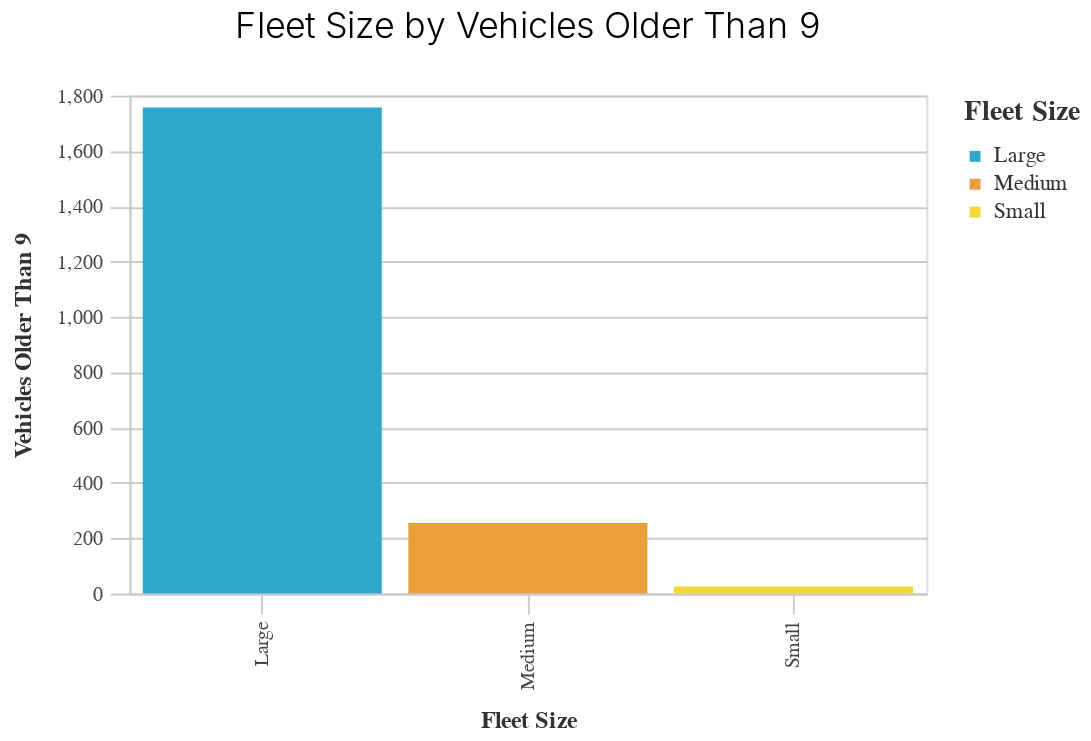

The cell this chart's notebook holds for it:
### Markdown cell above
### Vehicles older than 9
![pic](./chart_outputs/bar_fleet_size_by_vehicles_older_than_9.png)

### Code cell
_utils.basic_bar_chart(fleet,'fleet_size','vehicles_older_than_9', 'fleet_size')

### Figure 1 — Vega-Lite specification as saved in the notebook (floating-point values rounded to 4 significant figures)
{"config": {"view": {"continuousWidth": 400, "continuousHeight": 300}, "axis": {"domainColor": "#cbcbcb", "grid": true, "gridColor": "#cbcbcb", "gridWidth": 1, "labelColor": "#474747", "labelFont": "Nunito Sans", "labelFontSize": 10, "labelPadding": 4, "tickColor": "#cbcbcb", "tickSize": 10, "titleColor": "#333", "titleFont": "Raleway", "titleFontSize": 12, "titlePadding": 10}, "axisBand": {"grid": false}, "background": "white", "font": "Raleway", "header": {"labelFont": "Nunito Sans", "titleFont": "Raleway"}, "legend": {"labelColor": "#333", "labelFont": "Nunito Sans", "labelFontSize": 11, "labelLimit": 0, "padding": 1, "symbolSize": 30, "symbolType": "square", "titleColor": "#333", "titleFont": "Raleway", "titleFontSize": 14, "titlePadding": 10}, "title": {"anchor": "middle", "font": "Raleway", "fontSize": 18, "fontWeight": 300, "offset": 20}}, "data": {"name": "data-791865e370726b49067b2d84e1a28055"}, "mark": "bar", "encoding": {"color": {"field": "fleet_size", "legend": {"title": "Fleet Size"}, "scale": {"range": ["#2EA8CE", "#EB9F3C", "#F4D837", "#51BF9D", "#8CBCCB", "#9487C0"]}, "type": "nominal"}, "x": {"field": "fleet_size", "sort": "-y", "title": "Fleet Size", "type": "nominal"}, "y": {"field": "vehicles_older_than_9", "title": "Vehicles Older Than 9", "type": "quantitative"}}, "height": 250, "title": "Fleet Size by Vehicles Older Than 9", "width": 400, "$schema": "https://vega.github.io/schema/vega-lite/v4.17.0.json", "datasets": {"data-791865e370726b49067b2d84e1a28055": [{"fleet_size": "Large", "vehicles_older_than_9": 1757.0, "vehicles_older_than_15": 696.0, "vehicles_0_to_9": 3975.0, "vehicles_percent_older_than_9": 86.21, "vehicles_percent_older_than_15": 92.92, "vehicles_percent_0_to_9": 80.17}, {"fleet_size": "Medium", "vehicles_older_than_9": 255.0, "vehicles_older_than_15": 48.0, "vehicles_0_to_9": 903.0, "vehicles_percent_older_than_9": 12.51, "vehicles_percent_older_than_15": 6.409, "vehicles_percent_0_to_9": 18.21}, {"fleet_size": "Small", "vehicles_older_than_9": 26.0, "vehicles_older_than_15": 5.0, "vehicles_0_to_9": 80.0, "vehicles_percent_older_than_9": 1.276, "vehicles_percent_older_than_15": 0.6676, "vehicles_percent_0_to_9": 1.614}]}}
